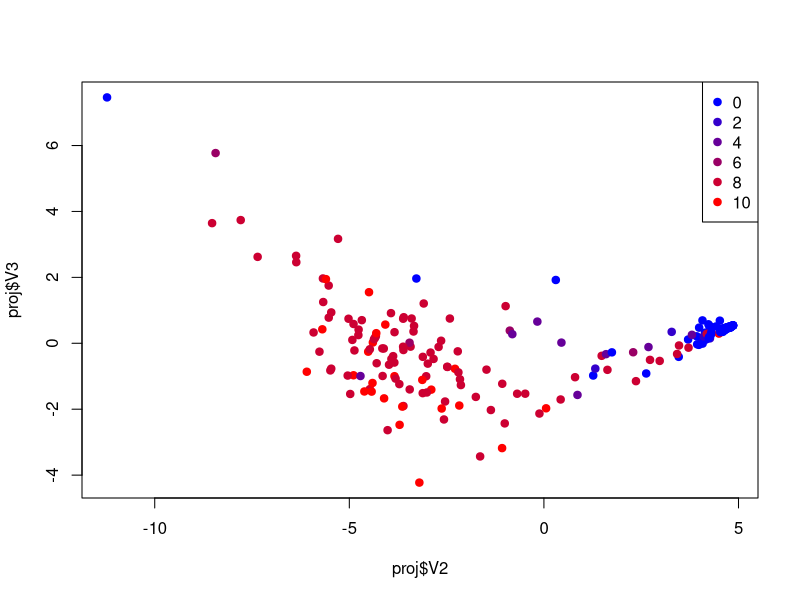

Reproduce this figure in R.
#!/usr/bin/Rscript

proj <- read.csv( file="proj.csv", sep=",", head=FALSE )

# head(proj)

# palette( heat.colors(6) )
# palette( topo.colors(6) )
# palette( terrain.colors(6) )

rbPal <- colorRampPalette(c('blue','red'))
colpal <- rbPal(6)[as.numeric(cut( proj$V4, breaks = 6))]

# cuts<-levels(cut( proj$V4,breaks = 6 ))
# cuts<-gsub(","," - ",cuts)
# cuts<-gsub("\\(","[",cuts)
cuts <- c( "0", "2", "4", "6", "8", "10" )

svg( "epca.svg" )
# plot( proj$V2, proj$V3, pch=19, col=factor( proj$V4  ))
plot( proj$V2, proj$V3, pch=19, col=colpal )

legend("topright", cuts, col=rbPal(6), pch=19 )
